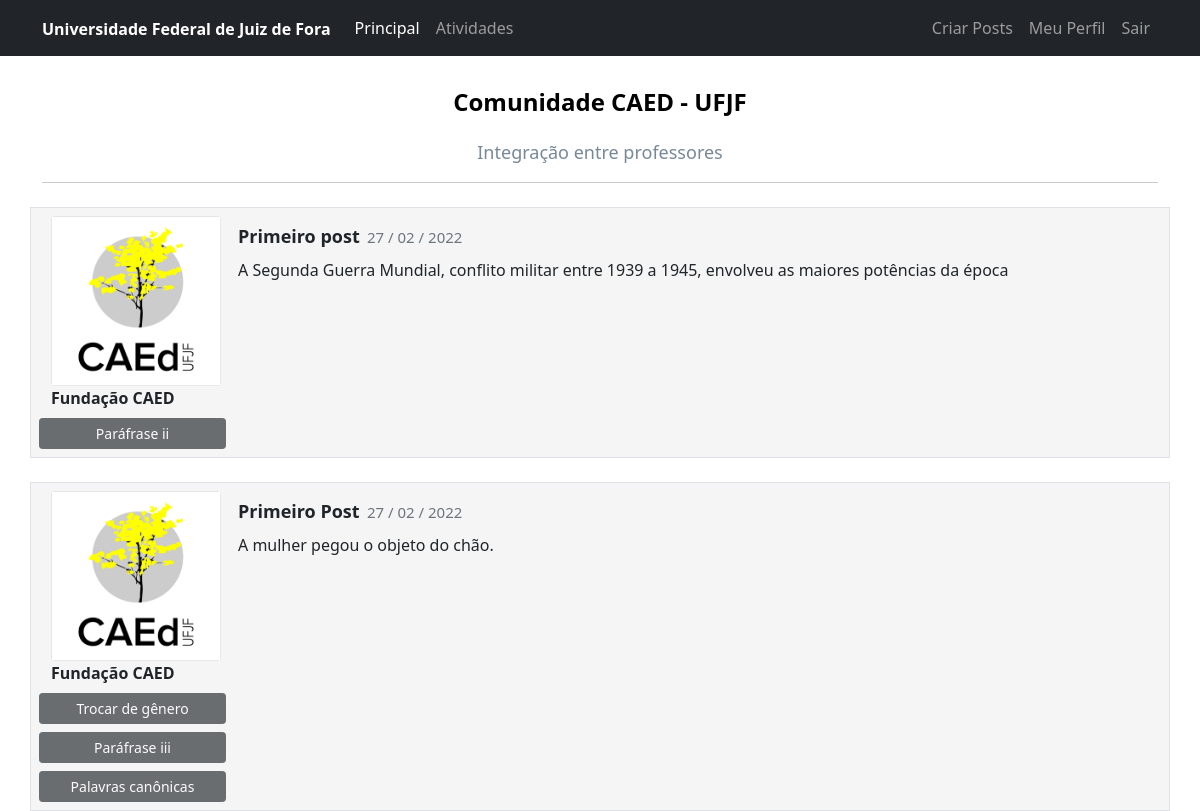
/atividades (signed in), run on the app's committed database.
### general_system/models.py (models this page shows)
class Post(data_base.Model):
    id = data_base.Column(data_base.Integer, primary_key=True)
    title = data_base.Column(data_base.String, nullable=False, unique=True)
    bory_text = data_base.Column(data_base.Text, nullable=False)
    date_create = data_base.Column(data_base.DateTime, nullable=False, default=datetime.utcnow)
    id_user = data_base.Column(data_base.Integer, data_base.ForeignKey('usuario.id'), nullable=False)
    changes = data_base.Column(data_base.String, nullable=False, default='')

class Usuario(data_base.Model, UserMixin):
    id = data_base.Column(data_base.Integer, primary_key=True)
    username = data_base.Column(data_base.String, nullable=False)
    email = data_base.Column(data_base.String, nullable=False, unique=True)
    password = data_base.Column(data_base.String, nullable=False)
    perf_photo = data_base.Column(data_base.String, default='default.jpg')
    posts = data_base.relationship('Post', backref='autor', lazy=True)

### general_system/routes.py (the view)
@app.route('/atividades')
@login_required
def works():
    posts = Post.query.order_by(Post.id.desc())
    return render_template('works.html', posts=posts)

### general_system/models.py (called while the page is built)
@login_manager.user_loader
def load_user(id_user):
    return Usuario.query.get(int(id_user))

### general_system/templates/works.html
{% extends 'base.html' %}
{% block bory %}
    <div class="container mt-3">
        <div align="center">
        <h1 style="color: black"><strong><font size="5">Comunidade CAED - UFJF</font></strong></h1>
        <h2 style="color: lightslategrey"><font size="4">Integração entre professores</font></h2>
        <hr>
        </div>
        {% for post in posts %}
            <div class="field_form row border mt-4 p-2 publications">
                <div class="col col-2">
                    <div class="image pe-3 "> <img src="{{url_for('static', filename='image_id_user/{}'.format(post.autor.perf_photo))}}" class="rounded" width="170"> </div>
                    <strong>{{ post.autor.username }}</strong>
                    <div class="row justify-content-center">
                        {% if post.changes == '' %}
                            <button type="button" class="btn btn-sm btn-light mt-2" disabled>Usuário não solicitou mudanças.</button>
                        {% else %}
                            {% for change in post.changes.split(';') %}
                                 <button type="button" class="btn btn-sm btn-dark mt-2" disabled>{{ change }}</button>
                            {% endfor %}
                        {% endif %}
                    </div>
                </div>
                <div class="col col-9">
                        <h3>
                            <strong> <font size="4">{{ post.title }}</font></strong>
                            <small class="text-muted" style="font-size: 15px">
                            {{ post.date_create.strftime('%d / %m / %Y')}}
                            </small>
                        </h3>
                    <p>{{ post.bory_text }}</p>
                </div>
            </div>
        {% endfor %}
    </div>
{% endblock %}

### general_system/templates/base.html (shortened to what this page needs)
<!DOCTYPE html>
<html lang="pt-br">
<head>
    <link href="https://cdn.jsdelivr.net/npm/bootstrap@5.1.3/dist/css/bootstrap.min.css" rel="stylesheet">
    <link rel="stylesheet" type="text/css" href="{{ url_for('static', filename='main.css') }}">
</head>
<body>
    {% include 'navbar.html' %}
    {% block bory %}
    {% endblock %}
</body>
</html>

### general_system/templates/navbar.html (shortened to what this page needs)
<nav  class="navbar navbar-expand-lg navbar-dark bg-dark" xmlns="http://www.w3.org/1999/html">
  <div class="container-fluid container">
    <a class="navbar-brand" href="#" style="color = gainsboro">
      <strong><font size="3"> Universidade Federal de Juiz de Fora </font></strong>
    </a>
    <div class="collapse navbar-collapse" id="navbarSupportedContent">
      <ul class="navbar-nav me-auto mb-2 mb-lg-0">
        <li class="nav-item">
          <a class="nav-link active" aria-current="page" href="{{url_for('home')}}">Principal</a>
        </li>
        <li class="nav-item">
          <a class="nav-link" href="{{url_for('works')}}">Atividades</a>
        </li>
      </ul>
      <ul class="d-flex navbar-nav">
        {% if current_user.is_authenticated %}
            <li class="nav-item">
              <a class="nav-link" href="{{ url_for('create_post') }}">Criar Posts</a>
            </li>
            <li class="nav-item">
              <a class="nav-link" href="{{ url_for('my_profile') }}">Meu Perfil</a>
            </li>
            <li class="nav-item">
              <a class="nav-link" href="{{ url_for('logout') }}">Sair</a>
            </li>
        {%endif%}
      </ul>
    </div>
  </div>
</nav>

### general_system/static/main.css (style rules this page uses)
body { background-color: #FFF }
.image img { transition: all 0.5s }
.field_form { background: #f5f5f5 !important; }

### data on the page
Post: perf_photo (picture), autor.username "Fundação CAED", changes "Paráfrase ii", title "Primeiro post", date_create "27 / 02 / 2022", bory_text "A Segunda Guerra Mundial, conflito militar entre 1939 a 1945, envolveu as maiores potências da época"
Post: perf_photo (picture), autor.username "Fundação CAED", change "Trocar de gênero" "Paráfrase iii" "Palavras canônicas", title "Primeiro Post", date_create "27 / 02 / 2022", bory_text "A mulher pegou o objeto do chão."
